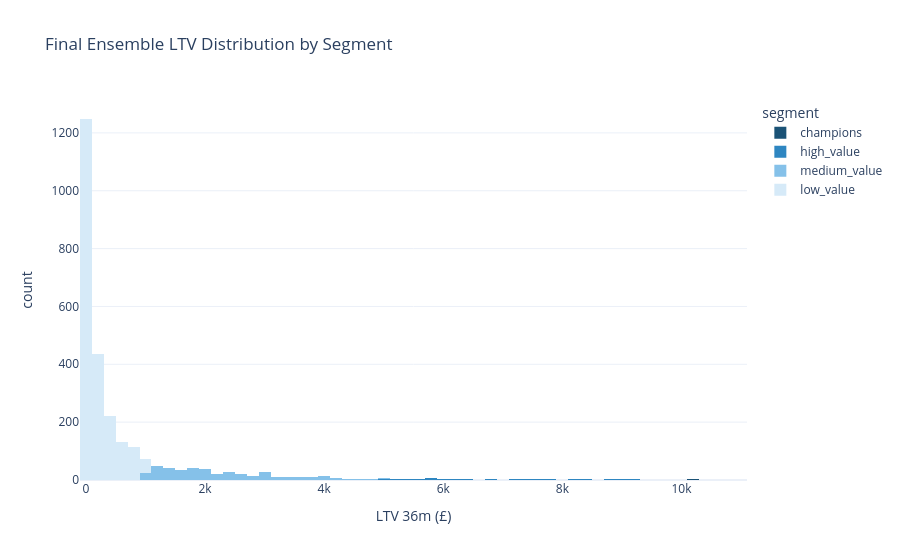

This figure's notebook cell:
### Code cell
# LTV distribution chart
p99_val = final_segmented["ltv_36m"].quantile(0.99)
if p99_val is None:
    raise ValueError("Cannot compute p99: ltv_36m has no non-null values.")

p99 = float(p99_val)
trimmed = final_segmented.filter(pl.col("ltv_36m").is_not_null() & (pl.col("ltv_36m") <= p99))

fig = px.histogram(
    trimmed.to_pandas(),
    x="ltv_36m",
    color="segment",
    nbins=80,
    color_discrete_map={
        "champions": "#1a5276",
        "high_value": "#2e86c1",
        "medium_value": "#85c1e9",
        "low_value": "#d6eaf8",
    },
    title="Final Ensemble LTV Distribution by Segment",
    labels={"ltv_36m": "LTV 36m (£)"},
    category_orders={"segment": ["champions", "high_value", "medium_value", "low_value"]},
)
fig.show()

### Figure 1 — Plotly figure (JSON) as saved in the notebook; plotly's stock layout.template omitted (floating-point values rounded to 4 significant figures; data arrays with more than 128 entries replaced by an {"elided": "..."} marker saying what was removed)
{"data": [{"bingroup": "x", "hovertemplate": "segment=champions<br>LTV 36m (£)=%{x}<br>count=%{y}<extra></extra>", "legendgroup": "champions", "marker": {"color": "#1a5276", "pattern": {"shape": ""}}, "name": "champions", "nbinsx": 80, "orientation": "v", "showlegend": true, "type": "histogram", "x": [10190.0, 10930.0, 10280.0], "xaxis": "x", "yaxis": "y"}, {"bingroup": "x", "hovertemplate": "segment=high_value<br>LTV 36m (£)=%{x}<br>count=%{y}<extra></extra>", "legendgroup": "high_value", "marker": {"color": "#2e86c1", "pattern": {"shape": ""}}, "name": "high_value", "nbinsx": 80, "orientation": "v", "showlegend": true, "type": "histogram", "x": [6812.0, 5761.0, 6400.0, 8496.0, 8133.0, 5084.0, 7441.0, 7603.0, 8965.0, 5103.0, 7009.0, 5713.0, 9659.0, 7122.0, 9338.0, 8880.0, 5657.0, 5036.0, 5364.0, 5060.0, 5735.0, 7763.0, 6038.0, 9203.0, 5266.0, 8777.0, 7545.0, 7497.0, 9271.0, 6159.0, 9292.0, 5179.0, 5823.0, 5725.0, 8364.0, 5616.0, 8658.0, 5453.0, 5017.0, 6308.0, 6768.0, 5727.0, 8849.0, 5648.0, 6029.0, 7135.0, 5474.0, 6355.0, 5102.0, 7278.0, 7531.0, 6455.0, 9014.0, 6414.0, 7842.0, 8225.0, 5372.0, 7677.0, 5969.0, 6148.0, 6651.0, 7638.0], "xaxis": "x", "yaxis": "y"}, {"bingroup": "x", "hovertemplate": "segment=medium_value<br>LTV 36m (£)=%{x}<br>count=%{y}<extra></extra>", "legendgroup": "medium_value", "marker": {"color": "#85c1e9", "pattern": {"shape": ""}}, "name": "medium_value", "nbinsx": 80, "orientation": "v", "showlegend": true, "type": "histogram", "x": {"elided": "418 float values"}, "xaxis": "x", "yaxis": "y"}, {"bingroup": "x", "hovertemplate": "segment=low_value<br>LTV 36m (£)=%{x}<br>count=%{y}<extra></extra>", "legendgroup": "low_value", "marker": {"color": "#d6eaf8", "pattern": {"shape": ""}}, "name": "low_value", "nbinsx": 80, "orientation": "v", "showlegend": true, "type": "histogram", "x": {"elided": "2198 float values"}, "xaxis": "x", "yaxis": "y"}], "layout": {"barmode": "relative", "legend": {"title": {"text": "segment"}, "tracegroupgap": 0}, "title": {"text": "Final Ensemble LTV Distribution by Segment"}, "xaxis": {"anchor": "y", "domain": [0, 1], "title": {"text": "LTV 36m (£)"}}, "yaxis": {"anchor": "x", "domain": [0, 1], "title": {"text": "count"}}}}
